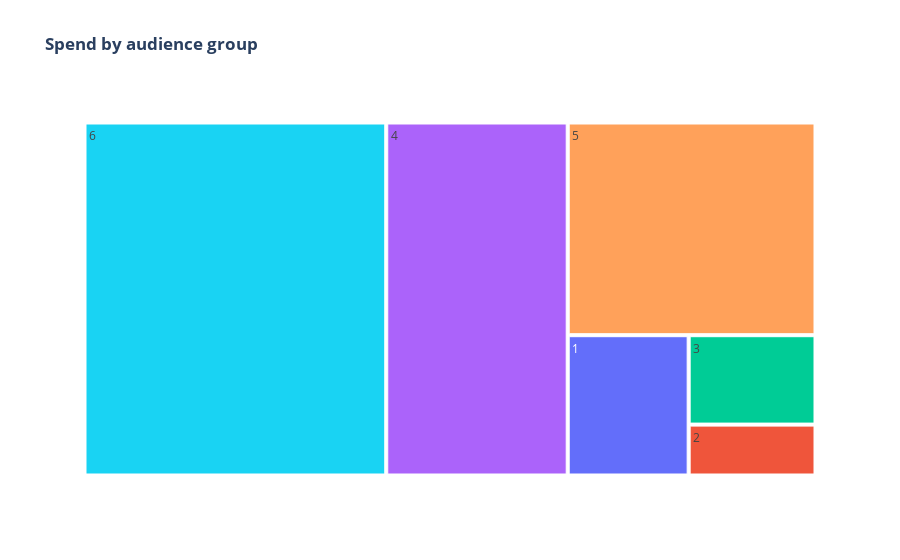

Notebook cell for this chart:
### Code cell
# Tree map to show spend by audience group. These were used in the presentation but redrafted to match other treemaps.
fig_spend_aud = px.treemap(
    spend_audience,
    path=['audience'],  
    values='tot_spend_byaud_group',
    title='<b>Spend by audience group</b>',
    color='audience')
fig_spend_aud.show()

### Figure 1 — Plotly figure (JSON) as saved in the notebook; plotly's stock layout.template omitted (floating-point values rounded to 4 significant figures)
{"data": [{"branchvalues": "total", "customdata": [["1"], ["2"], ["3"], ["4"], ["5"], ["6"]], "domain": {"x": [0, 1], "y": [0, 1]}, "hovertemplate": "labels=%{label}<br>tot_spend_byaud_group=%{value}<br>parent=%{parent}<br>id=%{id}<br>audience=%{customdata[0]}<extra></extra>", "ids": ["1", "2", "3", "4", "5", "6"], "labels": ["1", "2", "3", "4", "5", "6"], "marker": {"colors": ["#636efa", "#EF553B", "#00cc96", "#ab63fa", "#FFA15A", "#19d3f3"]}, "name": "", "parents": ["", "", "", "", "", ""], "type": "treemap", "values": [45754, 17408, 30576, 172723, 142107, 287212]}], "layout": {"autosize": true, "legend": {"tracegroupgap": 0}, "title": {"text": "<b>Spend by audience group</b>"}}}
